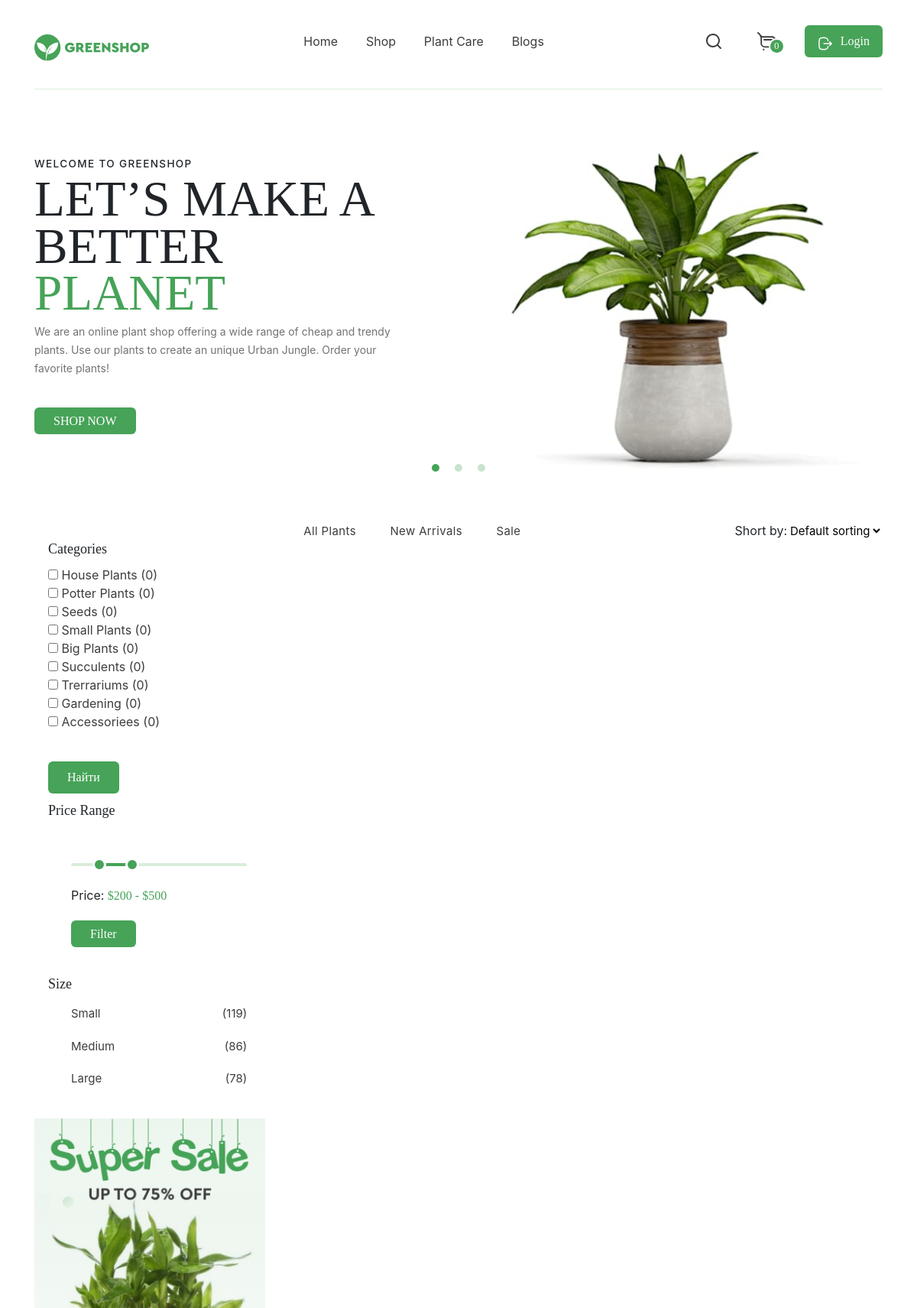
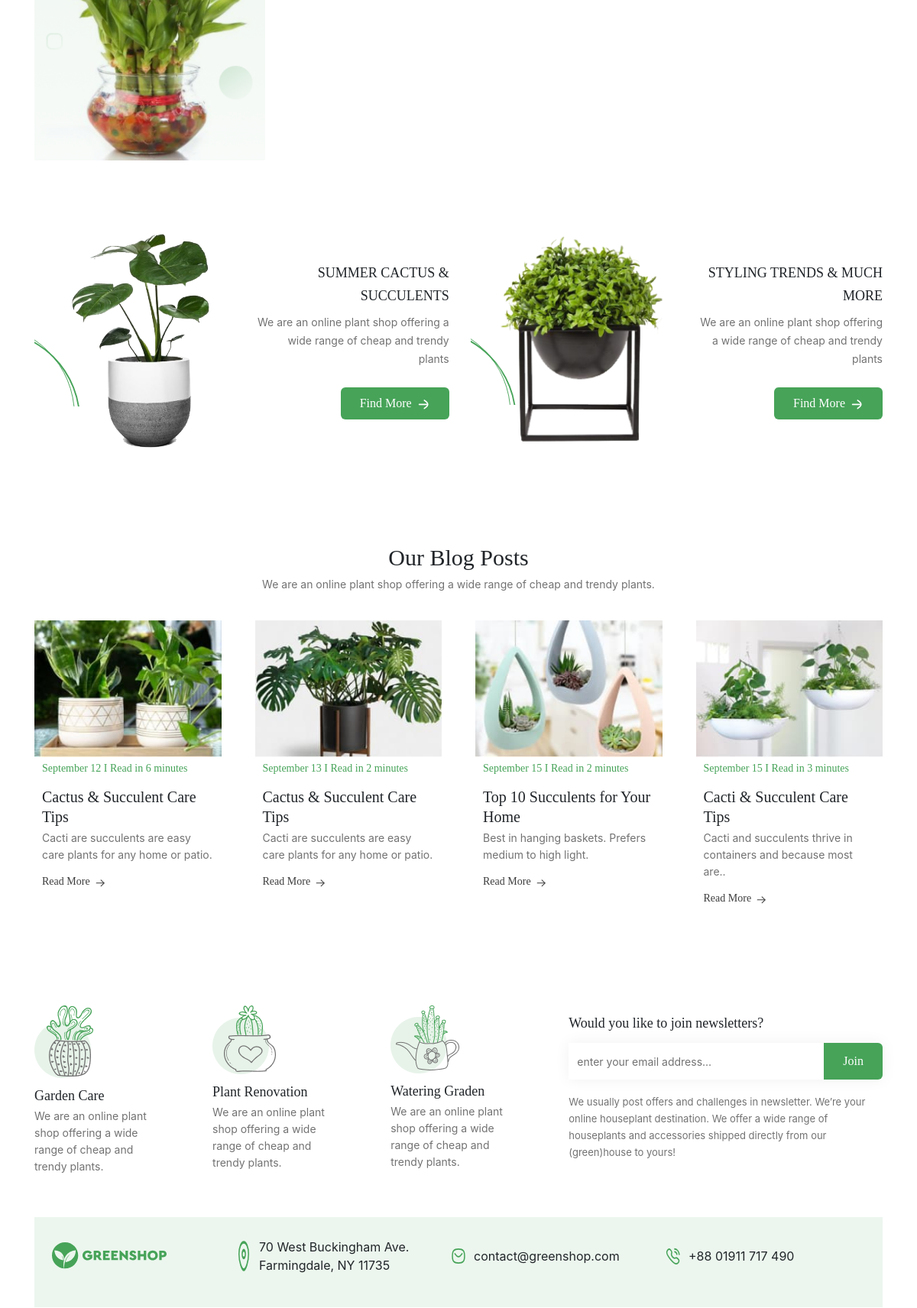
/ru/filter/ (signed in, upper part), run on the app's committed database (2 pictures, top to bottom).
### store/models.py (models this page shows, shortened)
class Category(models.Model):
    name = models.CharField("Категория", max_length=150)
    url = models.SlugField(max_length=120, unique=True)
    class Meta:
        verbose_name = "Категория"
        verbose_name_plural = "Категории"

### store/views.py (the view)
# urls.py: path("filter/", views.FilterFlowersView.as_view(), name='filter'),
class FilterFlowersView(CategoryFilter, ListView, Counter):
   paginate_by = 3
   def get_queryset(self):
        queryset = Flowers.objects.filter(
            Q(category__in=self.request.GET.getlist("category"))
        ).distinct()
        return queryset
   def get_context_data(self, *args, **kwargs):
        context = super().get_context_data(*args, **kwargs)
        context["category"] = ''.join([f"category={x}&" for x in self.request.GET.getlist("category")])
        return context

### store/views.py (called while the page is built)
    def update_count(self):
        self.count = 0
        return ''

    def get_category(self):
        return Category.objects.all()

### templates/store/flowers_list.html (shortened to what this page needs)
{% extends 'base.html' %}
{% load static %}
{% block content  %}
    <main class="main">
        <section class="slider">
            <div class="container">
                <div class="slider__inner">
                    <div class="slider__item">
                        <div class="slider__text-container">
                            <h3 class="slider__text">Welcome to GreenShop</h3>
                            <h1 class="slider__title">LET’S MAKE A BETTER <span class="highlight">PLANET</span></h1>
                            <p class="slider__subtitle">We are an online plant shop offering a wide range of cheap and trendy plants. Use our plants to create an unique Urban Jungle. Order your favorite plants!</p>
                            <a href="s" class="slider__button button">SHOP NOW</a>
                        </div>
                        <img src="{% static 'images/sliderPlant.jpg' %}" alt="" class="slider__img">
                    </div>
                </div>
            </div>
        </section>
        <section class="product-menu">
            <div class="container">
                <div class="product-menu__inner">
                    <aside class="filter-bar">
                        <form action="{% url 'filter' %}" method="get" name="filter">
                            <div class="filter-bar__wrapper" id="filter-bar__wrapper">
                                <div class="filter-bar__category">
                                    <h3 class="filter-bar__title">Categories</h3>
                                    <ul class="filter-bar__list">
                                    {% for category in view.get_category %}
                                        <li class="filter-barlist-item">
                                            <input type="checkbox" class="checked" name="category" value="{{ category.id }}">
                                            <a href="" class="filter-barlist-link">
                                              {{ category.name }}
                                                <span class="filter-bar__list-counter">{{ view.count }}</span>
                                            </a>
                                        </li>
                                    {% endfor %}
                                    </ul>
                                </div>
                                <button type="submit" class="filter-bar__button button">Найти</button>
                                <div class="filter-bar__category">
                                    <h3 class="filter-bar__title">Price Range</h3>
                                    <div class="filter-bar__slider">
                                        <p class="filter-bar__price">Price: <span class="filter-bar__price-highlight highlight">$200 - $500</span></p>
                                        <a href="#" class="filter-bar__button button">Filter</a>
                                    </div>
                                </div>
                                <div class="filter-bar__category">
                                    <h3 class="filter-bar__title">Size</h3>
                                    <ul class="filter-bar__list">
                                            <li class="filter-bar__list-item">
                                                <a href="#" class="filter-bar__list-link">
                                                    Small<span class="filter-bar__list-counter">119</span>
                                                </a>
                                            </li>
                                            <li class="filter-bar__list-item">
                                                <a href="#" class="filter-bar__list-link">
                                                    Medium<span class="filter-bar__list-counter">86</span>
                                                </a>
                                            </li>
                                            <li class="filter-bar__list-item">
                                                <a href="#" class="filter-bar__list-link">
                                                    Large<span class="filter-bar__list-counter">78</span>
                                                </a>
                                            </li>
                                    </ul>
                                </div>
                            </div>
                        </form>
                        <a href="#" class="filter-bar__sale">
                            <img src="{% static 'images/Sale.png' %}" alt="Sale" class="filter-bar__img">
                        </a>
                    </aside>
                    <div class="product">
                        <div class="sort-type">
                            <ul class="sort-type__list">
                                <li class="sort-type__list-item">
                                    <a href="#" class="sort-type__list-link">All Plants</a>
                                </li>
                                <li class="sort-type__list-item">
                                    <a href="#" class="sort-type__list-link">New Arrivals</a>
                                </li>
                                <li class="sort-type__list-item">
                                    <a href="#" class="sort-type__list-link">Sale</a>
                                </li>
                            </ul>
                            <p class="sort-type__select-title">Short by:
                                <select name="sort-by" id="sort-type__select" class="sort-type__select">
                                    <option value="1">Default sorting</option>
                                </select>
                            </p>
                        </div>
                        <div class="product__wrapper">
                        <div class="page-counter">
                        </div>
                    </div>
                </div>
            </div>
        </section>
        <section class="news">
            <div class="container">
                <div class="news__inner">
                    <div class="news__wrapper">
                        <img src="{% static 'images/news1.png' %}" alt="Plant" class="news__img">
                        <div class="news__text-wrapper">
                            <h3 class="news__title">Summer cactus & succulents</h3>
                            <p class="news__text">We are an online plant shop offering a wide range of cheap and trendy plants</p>
                            <a href="#" class="news__button button">Find More<img src="{% static 'images/ArrowRight.svg' %}" alt="Arrow"></a>
                        </div>
                    </div>
                    <div class="news__wrapper">
                        <img src="{% static 'images/news2.png' %}" alt="Plant" class="news__img">
                        <div class="news__text-wrapper">
                            <h3 class="news__title">Styling Trends & much more</h3>
                            <p class="news__text">We are an online plant shop offering a wide range of cheap and trendy plants</p>
                            <a href="#" class="news__button button">Find More<img src="{% static 'images/ArrowRight.svg' %}" alt="Arrow"></a>
                        </div>
                    </div>
                </div>
            </div>
        </section>
        <section class="blog">
            <div class="container">
                <div class="blog__inner">
                    <h2 class="blog__title">Our Blog Posts</h2>
                    <p class="blog__subtite">We are an online plant shop offering a wide range of cheap and trendy plants. </p>
                    <div class="blog__wrapper">
                        <div class="blog-card">
                            <img src="{% static 'images/blogCards1.jpg' %}" alt="Plant" class="blog-card__img">
                            <div class="blog-card__text-wrapper">
                                <p class="blog-card__text highlight">September 12  I Read in 6 minutes</p>
                                <h3 class="blog-card__title">Cactus & Succulent Care Tips</h3>
                                <p class="blog-card__subtitle">Cacti are succulents are easy care plants for any home or patio. </p>
                                <a href="#" class="blog-card__more-button">Read More <img src="{% static 'images/ArrowRightDark.svg' %}" alt=""></a>
                            </div>
                        </div>
                        <div class="blog-card">
                            <img src="{% static 'images/blogCards2.jpg' %}" alt="Plant" class="blog-card__img">
                            <div class="blog-card__text-wrapper">
                                <p class="blog-card__text highlight">September 13  I Read in 2 minutes</p>
                                <h3 class="blog-card__title">Cactus & Succulent Care Tips</h3>
                                <p class="blog-card__subtitle">Cacti are succulents are easy care plants for any home or patio. </p>
                                <a href="#" class="blog-card__more-button">Read More <img src="{% static 'images/ArrowRightDark.svg' %}" alt=""></a>
                            </div>
                        </div>
                        <div class="blog-card">
                            <img src="{% static 'images/blogCards3.jpg' %}" alt="Plant" class="blog-card__img">
                            <div class="blog-card__text-wrapper">
                                <p class="blog-card__text highlight">September 15  I Read in 2 minutes</p>
                                <h3 class="blog-card__title">Top 10 Succulents for Your Home</h3>
                                <p class="blog-card__subtitle">Best in hanging baskets. Prefers medium to high light.</p>
                                <a href="#" class="blog-card__more-button">Read More <img src="{% static 'images/ArrowRightDark.svg' %}" alt=""></a>
                            </div>
                        </div>
                        <div class="blog-card">
                            <img src="{% static 'images/blogCards4.jpg' %}" alt="Plant" class="blog-card__img">
                            <div class="blog-card__text-wrapper">
                                <p class="blog-card__text highlight">September 15  I Read in 3 minutes</p>
                                <h3 class="blog-card__title">Cacti & Succulent Care Tips</h3>
                                <p class="blog-card__subtitle">Cacti and succulents thrive in containers and because most are..</p>
                                <a href="#" class="blog-card__more-button">Read More <img src="{% static 'images/ArrowRightDark.svg' %}" alt=""></a>
                            </div>
                        </div>
                    </div>
                </div>
            </div>
        </section>
    </main>
{% endblock content %}

### data on the page
Category: name "House Plants", count "0"
Category: name "Potter Plants", count "0"
Category: name "Seeds", count "0"
Category: name "Small Plants", count "0"
Category: name "Big Plants", count "0"
Category: name "Succulents", count "0"
Category: name "Trerrariums", count "0"
Category: name "Gardening", count "0"
Category: name "Accessoriees", count "0"
